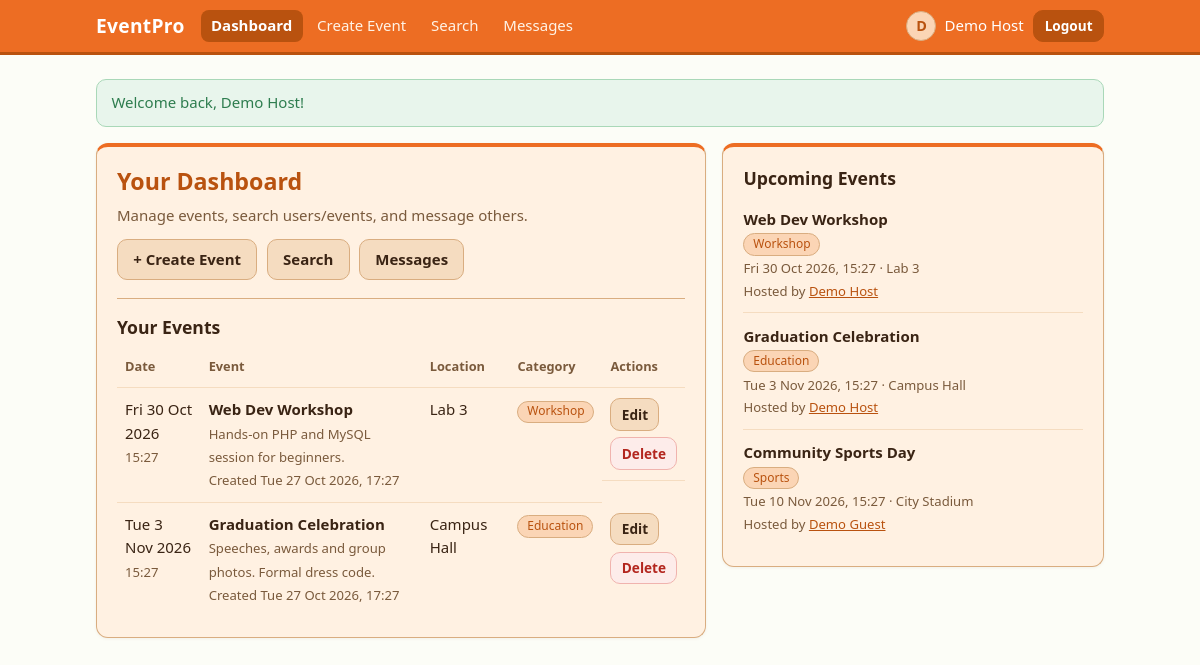
/dashboard.php (signed in), run on the app's committed database.
### tables this page shows
CREATE TABLE users (
    id              INT UNSIGNED NOT NULL AUTO_INCREMENT,
    full_name       VARCHAR(100)  NOT NULL,
    email           VARCHAR(150)  NOT NULL,
    password_hash   VARCHAR(255)  NOT NULL,
    profile_picture VARCHAR(60)   DEFAULT NULL,
    created_at      TIMESTAMP     NOT NULL DEFAULT CURRENT_TIMESTAMP,
    PRIMARY KEY (id),
    UNIQUE KEY uq_users_email (email)
);

CREATE TABLE events (
    id          INT UNSIGNED NOT NULL AUTO_INCREMENT,
    user_id     INT UNSIGNED NOT NULL,
    title       VARCHAR(150) NOT NULL,
    description TEXT         DEFAULT NULL,
    location    VARCHAR(150) NOT NULL,
    category    VARCHAR(50)  NOT NULL,
    event_date  DATETIME     NOT NULL,
    created_at  TIMESTAMP    NOT NULL DEFAULT CURRENT_TIMESTAMP,
    updated_at  TIMESTAMP    NOT NULL DEFAULT CURRENT_TIMESTAMP ON UPDATE CURRENT_TIMESTAMP,
    PRIMARY KEY (id),
    KEY idx_events_date (event_date),
    KEY idx_events_user (user_id),
    CONSTRAINT fk_events_user FOREIGN KEY (user_id)
        REFERENCES users (id) ON DELETE CASCADE
);

### auth.php (called while the page is built, shortened)
<?php
require_once __DIR__ . '/db.php';
require_once __DIR__ . '/functions.php';
function is_logged_in(): bool
{
    return isset($_SESSION['user_id']);
}
function current_user(): ?array
{
    static $user = false;
    if ($user === false) {
        $user = null;
        if (is_logged_in()) {
            $st = db()->prepare('SELECT id, full_name, email, profile_picture, created_at FROM users WHERE id = ?');
            $st->execute([$_SESSION['user_id']]);
            $user = $st->fetch() ?: null;
        }
    }
    return $user;
}

### db.php (called while the page is built, shortened)
--><?php
function db(): PDO
{
    static $pdo = null;
    if ($pdo === null) {
        $dsn = 'mysql:host=' . DB_HOST . ';dbname=' . DB_NAME . ';charset=utf8mb4';
        try {
            $pdo = new PDO($dsn, DB_USER, DB_PASS, [
                PDO::ATTR_ERRMODE            => PDO::ERRMODE_EXCEPTION,
                PDO::ATTR_DEFAULT_FETCH_MODE => PDO::FETCH_ASSOC,
                PDO::ATTR_EMULATE_PREPARES   => false,
            ]);
            $pdo->exec("SET time_zone = '" . date('P') . "'");
        } catch (PDOException $ex) {
            error_log('DB connection failed: ' . $ex->getMessage());
            http_response_code(500);
            exit('Database connection failed. Check includes/config.php and make sure MySQL is running.');
        }
    }
    return $pdo;
}

### dashboard.php (the view, shortened to what this page needs)
<?php
require_once __DIR__ . '/includes/auth.php';
$user = current_user();
$now  = date('Y-m-d H:i:s');
$st = db()->prepare(
    'SELECT id, title, description, location, category, event_date, created_at
       FROM events
      WHERE user_id = :uid
      ORDER BY (event_date < :now) ASC, event_date ASC'
);
$st->execute([':uid' => $user['id'], ':now' => $now]);
$myEvents = $st->fetchAll();
$st = db()->prepare(
    'SELECT ev.id, ev.title, ev.location, ev.category, ev.event_date, ev.user_id, u.full_name AS host
       FROM events ev
       JOIN users u ON u.id = ev.user_id
      WHERE ev.event_date >= :now
      ORDER BY ev.event_date ASC
      LIMIT 8'
);
$st->execute([':now' => $now]);
$upcoming = $st->fetchAll();
require __DIR__ . '/includes/header.php';
?>
<div class="grid-2 grid-wide-left">
    <section class="card">
        <h1>Your Dashboard</h1>
        <p class="muted">Manage events, search users/events, and message others.</p>
        <div class="btn-row">
            <a class="btn" href="event_create.php">+ Create Event</a>
            <a class="btn" href="search.php">Search</a>
            <a class="btn" href="messages.php">Messages</a>
        </div>
        <hr>
        <h2>Your Events</h2>
        <?php if (!$myEvents): ?>
            <p class="muted">No events yet. <a href="event_create.php">Create your first event</a>.</p>
        <?php else: ?>
            <div class="table-wrap">
                <table class="events">
                    <thead>
                        <tr><th>Date</th><th>Event</th><th>Location</th><th>Category</th><th>Actions</th></tr>
                    </thead>
                    <tbody>
                    <?php foreach ($myEvents as $ev): $isPast = $ev['event_date'] < $now; ?>
                        <tr class="<?= $isPast ? 'is-past' : '' ?>">
                            <td>
                                <?= e(date('D j M Y', strtotime($ev['event_date']))) ?><br>
                                <small class="muted"><?= e(date('H:i', strtotime($ev['event_date']))) ?><?= $isPast ? ' &middot; past' : '' ?></small>
                            </td>
                            <td>
                                <strong><?= e($ev['title']) ?></strong>
                                <?php if ($ev['description'] !== null && $ev['description'] !== ''): ?>
                                    <br><small class="muted"><?= e(mb_strimwidth($ev['description'], 0, 80, '…')) ?></small>
                                <?php endif; ?>
                                <br><small class="muted">Created <?= e(format_dt($ev['created_at'])) ?></small>
                            </td>
                            <td><?= e($ev['location']) ?></td>
                            <td><span class="badge"><?= e($ev['category']) ?></span></td>
                            <td class="actions">
                                <a class="btn btn-sm" href="event_edit.php?id=<?= (int) $ev['id'] ?>">Edit</a>
                                <form method="post" action="event_delete.php" data-confirm="Delete this event? This cannot be undone.">
                                    <button type="submit" class="btn btn-danger btn-sm">Delete</button>
                                </form>
                            </td>
                        </tr>
                    <?php endforeach; ?>
                    </tbody>
                </table>
            </div>
        <?php endif; ?>
    </section>
    <section class="card">
        <h2>Upcoming Events</h2>
        <?php if (!$upcoming): ?>
            <p class="muted">Nothing is scheduled yet.</p>
        <?php else: ?>
            <ul class="list">
            <?php foreach ($upcoming as $ev): ?>
                <li class="event-item">
                    <strong><?= e($ev['title']) ?></strong>
                    <span class="badge"><?= e($ev['category']) ?></span>
                    <small class="muted"><?= e(format_dt($ev['event_date'])) ?> &middot; <?= e($ev['location']) ?></small>
                    <small class="muted">Hosted by
                        <a href="<?= (int) $ev['user_id'] === (int) $user['id'] ? 'profile.php' : 'user_view.php?id=' . (int) $ev['user_id'] ?>"><?= e($ev['host']) ?></a>
                    </small>
                </li>
            <?php endforeach; ?>
            </ul>
        <?php endif; ?>
    </section>
</div>
<?php require __DIR__ . '/includes/footer.php'; ?>

### header.php (shortened to what this page needs)
<?php
$navUser = current_user();
$currentPage = basename($_SERVER['SCRIPT_NAME']);
function nav_link(string $file, string $label, string $current, string $extra = ''): void
{
    $active = ($file === $current) ? ' aria-current="page" class="active"' : '';
    echo '<a href="' . e($file) . '"' . $active . '>' . e($label) . $extra . '</a>';
}
?>
<!DOCTYPE html>
<html lang="en">
<head>
    <link rel="stylesheet" href="css/style.css">
</head>
<body>
<header class="topbar">
    <div class="topbar-inner">
        <a class="brand" href="index.php"><?= e(APP_NAME) ?></a>
        <?php if ($navUser): ?>
            <nav class="main-nav" aria-label="Main">
                <?php
                nav_link('dashboard.php', 'Dashboard', $currentPage);
                ?>
            </nav>
            <div class="nav-user">
                <a class="nav-profile" href="profile.php">
                    <?= avatar_html($navUser, 'avatar avatar-sm') ?>
                    <span><?= e($navUser['full_name']) ?></span>
                </a>
                <form method="post" action="logout.php">
                    <button type="submit" class="btn btn-danger btn-sm">Logout</button>
                </form>
            </div>
        <?php endif; ?>
    </div>
</header>
<main class="container">
<?php foreach (get_flashes() as $f): ?>
    <div class="alert alert-<?= e($f['type']) ?>" role="status"><?= e($f['msg']) ?></div>
<?php endforeach; ?>

### functions.php (shortened to what this page needs)
<?php
function e($value): string
{
    return htmlspecialchars((string) $value, ENT_QUOTES | ENT_SUBSTITUTE, 'UTF-8');
}
function get_flashes(): array
{
    $messages = $_SESSION['flash'] ?? [];
    return $messages;
}
function format_dt(string $sqlDate): string
{
    return date('D j M Y, H:i', strtotime($sqlDate));
}
function is_valid_image_name(?string $name): bool
{
    return $name !== null && preg_match('/^[a-f0-9]{32}\.(jpg|png|webp)$/', $name) === 1;
}
function avatar_url(array $user): ?string
{
    return is_valid_image_name($user['profile_picture'] ?? null) ? UPLOAD_URL . $user['profile_picture'] : null;
}
function avatar_html(array $user, string $class = 'avatar'): string
{
    $url = avatar_url($user);
    $initial = mb_strtoupper(mb_substr($user['full_name'] ?? '?', 0, 1));
    return '<span class="' . e($class) . ' avatar-fallback" aria-hidden="true">' . e($initial) . '</span>';
}

### style.css (style rules this page uses)
:root { --bg: #fcfdf7; --bg-nav: #ed6d23; --card: #fff1e2; --card-alt: #f5dcc0; --field: #fcfdf7; --border: #d9ad80; --text: #3a2414; --muted: #7a5a3c; --accent: #ed6d23; --accent-dark: #b9520f; --accent-bg: #fbd5b5; --danger: #b3261e; --danger-bg: #fdecea; --success: #2e7d4f; --success-bg: #e8f5ec; --radius: 12px; --font: "Segoe UI", system-ui, -apple-system, Roboto, "Helvetica Neue", Arial, sans-serif; }
*, *::before, *::after { box-sizing: border-box; }
html { -webkit-text-size-adjust: 100%; }
body { margin: 0; min-height: 100vh; display: flex; flex-direction: column; background: var(--bg); color: var(--text); font-family: var(--font); font-size: 15px; line-height: 1.55; }
h1, h2 { margin: 0 0 .5rem; line-height: 1.25; }
h1 { font-size: 1.45rem; color: var(--accent-dark); }
h2 { font-size: 1.1rem; }
p { margin: 0 0 .75rem; }
a { color: var(--accent-dark); }
hr { border: 0; border-top: 1px solid var(--border); margin: 1.1rem 0; }
small { font-size: .82rem; }
.container { flex: 1; width: 100%; max-width: 1040px; margin: 0 auto; padding: 1.5rem 1rem 2.5rem; }
.grid-2 { display: grid; grid-template-columns: 1fr 1fr; gap: 1rem; align-items: start; }
.grid-wide-left { grid-template-columns: 1.6fr 1fr; }
.topbar { background: var(--bg-nav); border-bottom: 3px solid var(--accent-dark); }
.topbar-inner { max-width: 1040px; margin: 0 auto; padding: .6rem 1rem; display: flex; align-items: center; gap: 1rem; flex-wrap: wrap; }
.brand { font-weight: 800; font-size: 1.2rem; color: #ffffff; text-decoration: none; letter-spacing: .3px; }
.main-nav { display: flex; gap: .25rem; flex: 1; flex-wrap: wrap; }
.main-nav a { color: #fff3e6; text-decoration: none; padding: .3rem .65rem; border-radius: 8px; }
.main-nav a.active { color: #ffffff; background: var(--accent-dark); font-weight: 600; }
.nav-user { margin-left: auto; display: flex; align-items: center; gap: .6rem; }
.nav-user form { margin: 0; }
.nav-profile { display: flex; align-items: center; gap: .5rem; color: #ffffff; text-decoration: none; }
.card { background: var(--card); border: 1px solid var(--border); border-top: 4px solid var(--accent); border-radius: var(--radius); padding: 1.25rem; margin-bottom: 1rem; box-shadow: 0 1px 3px rgba(122, 90, 60, .08); }
.grid-2 > .card { margin-bottom: 0; }
.list { list-style: none; margin: 0; padding: 0; }
.list > li { padding: .7rem 0; border-bottom: 1px solid var(--card-alt); }
.list > li:last-child { border-bottom: 0; }
.event-item { display: flex; flex-direction: column; gap: .15rem; }
.badge { display: inline-block; padding: .05rem .55rem; font-size: .75rem; color: var(--accent-dark); background: var(--accent-bg); border: 1px solid var(--border); border-radius: 999px; white-space: nowrap; width: fit-content; }
.avatar { width: 40px; height: 40px; border-radius: 50%; object-fit: cover; flex-shrink: 0; }
.avatar-sm { width: 30px; height: 30px; }
.avatar-fallback { display: inline-flex; align-items: center; justify-content: center; background: var(--accent-bg); color: var(--accent-dark); border: 1px solid var(--border); font-weight: 700; font-size: .9rem; }
.alert { padding: .7rem .9rem; border-radius: 10px; margin-bottom: 1rem; border: 1px solid; }
.alert-success { color: var(--success); background: var(--success-bg); border-color: #a9d8b8; }
.btn { display: inline-block; padding: .5rem .95rem; color: var(--text); background: var(--card-alt); border: 1px solid var(--border); border-radius: 10px; font: inherit; font-weight: 600; text-decoration: none; cursor: pointer; }
.btn-danger { color: var(--danger); background: var(--danger-bg); border-color: #f0b3ae; }
.btn-sm { padding: .3rem .65rem; font-size: .85rem; }
.topbar .btn { color: #ffffff; background: rgba(255, 255, 255, .18); border-color: rgba(255, 255, 255, .6); }
.topbar .btn-danger { background: var(--accent-dark); border-color: var(--accent-dark); }
.btn-row { display: flex; gap: .6rem; flex-wrap: wrap; align-items: center; }
.table-wrap { overflow-x: auto; }
table.events { width: 100%; border-collapse: collapse; }
table.events th, table.events td { padding: .65rem .5rem; text-align: left; vertical-align: top; border-bottom: 1px solid var(--card-alt); }
table.events th { color: var(--muted); font-size: .8rem; font-weight: 600; }
table.events tr:last-child td { border-bottom: 0; }
table.events .actions { display: flex; flex-direction: column; gap: .4rem; align-items: flex-start; }
table.events .actions form { margin: 0; }
.muted { color: var(--muted); }

### data on the page
users: full_name "D", full_name "Demo Host"
events: event_date "Fri 30 Oct 2026", event_date "15:27", title "Web Dev Workshop", description "Hands-on PHP and MySQL session for beginners.", created_at "Tue 27 Oct 2026, 17:27", location "Lab 3", category "Workshop", event_date "Fri 30 Oct 2026, 15:27", user.full_name "Demo Host"
events: event_date "Tue 3 Nov 2026", event_date "15:27", title "Graduation Celebration", description "Speeches, awards and group photos. Formal dress code.", created_at "Tue 27 Oct 2026, 17:27", location "Campus Hall", category "Education", event_date "Tue 3 Nov 2026, 15:27", user.full_name "Demo Host"
events: title "Community Sports Day", category "Sports", event_date "Tue 10 Nov 2026, 15:27", location "City Stadium", user.full_name "Demo Guest"

### other printed values
APP_NAME "EventPro"
$label "Dashboard Create Event Search Messages"
$f['msg'] "Welcome back, Demo Host!"
